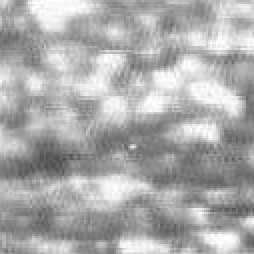
%> input picture data/1.bmp, 127 x 127 px (shown 2 times larger)
$ octave --eval "result = hbmlcmfunc(imread('../data/1.bmp'));"   (GNU Octave 9; MATLAB toolbox functions it lacks are replaced by stand-ins)
%> lines starting %> are read from the running program, lines starting %| are printed output that depends on the picture
% High-Boost-Based Multiscale Local Contrast Measure for Infrared Small Target Detection
% 1 ????????????,????
% 2 ?????????????
% 3 ????,??????????????????
function re = hbmlcmfunc(img)
img = double(img);
op = fspecial('average', 9); % improved high boost filter ??????????
Im = imfilter(double(img), op, 'symmetric');
Ihp = img - Im;
Ihp(Ihp<0) = 0;
ihbf = img.*Ihp;
%% scae 3
d3 = subfunc(ihbf, 3);
%% scae 5
d5 = subfunc(ihbf, 5);
%% scae 7
d7 = subfunc(ihbf, 7);
%% scae 9
d9 = subfunc(ihbf, 9);
%%
out = cat(3, d3, d5, d7, d9);
dmin = min(abs(out), [], 3);
dmax = max(abs(out), [], 3);
re = (dmax - dmin).^2;
end
function d = subfunc(ihbf, len)
top = ones(len)/(len*len) ;
r = floor(len/2);
bop = ones(15); % the size of the external window is fixed and it is set to 15 × 15 pixels in experiments
bop(8-r:8+r, 8-r:8+r) = 0;
bop = bop/sum(bop(:));
mt = imfilter(double(ihbf), top, 'symmetric');
mb =  imfilter(double(ihbf), bop, 'symmetric');
d = mt - mb;
end
%> call 2 of subfunc, with len = 5
%> in subfunc (call 2), `d = mt - mb;`:
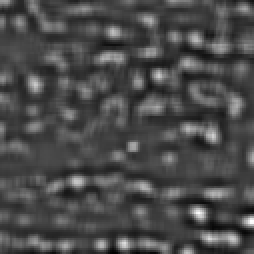
%> d: size 127x127 double (shown 2 times larger); min -2888.5, max 6964.1, mean 0; drawn with min black and max white
%> call 4 of subfunc, with len = 9
%> in subfunc (call 4), `mt = imfilter(double(ihbf), top, 'symmetric');`:
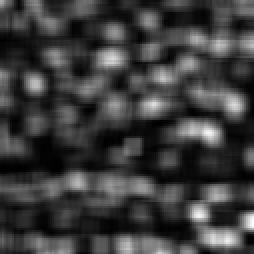
%> mt: size 127x127 double (shown 2 times larger); min 27.95, max 4424.3, mean 1082.5; drawn with min black and max white
%> in subfunc (call 4), `mb =  imfilter(double(ihbf), bop, 'symmetric');`:
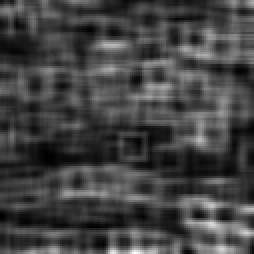
%> mb: size 127x127 double (shown 2 times larger); min 88.35, max 3848, mean 1082.5; drawn with min black and max white
%> in subfunc (call 4), `d = mt - mb;`:
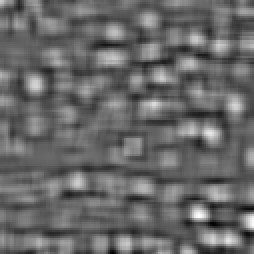
%> d: size 127x127 double (shown 2 times larger); min -2744.7, max 3962.6, mean 0; drawn with min black and max white
%> in hbmlcmfunc, `out = cat(3, d3, d5, d7, d9);`:
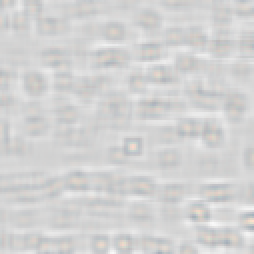
%> out: size 127x127x4 double (shown 2 times larger); mean R, G, B, A 0, 0, 0, 0; transparent parts drawn white
%> in hbmlcmfunc, `dmax = max(abs(out), [], 3);`:
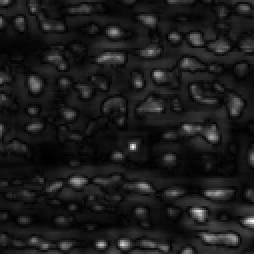
%> dmax: size 127x127 double (shown 2 times larger); min 16.76, max 9964.7, mean 1099.1; drawn with min black and max white
%> in hbmlcmfunc, `re = (dmax - dmin).^2;`:
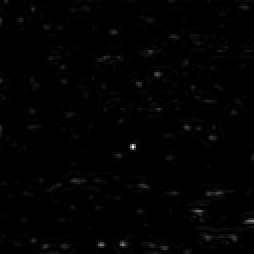
%> re: size 127x127 double (shown 2 times larger); min 40.15, max 75968407.7, mean 747478.8; drawn with min black and max white

$ run again, on data/10.bmp
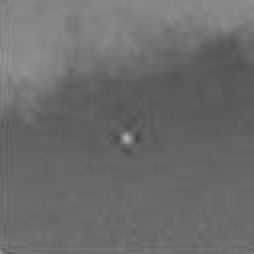
%> input picture data/10.bmp, 127 x 127 px (shown 2 times larger)
%> in hbmlcmfunc, `out = cat(3, d3, d5, d7, d9);`:
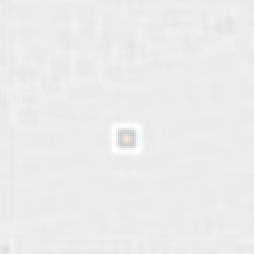
%> out: size 127x127x4 double (shown 2 times larger); mean R, G, B, A 0, 0, 0, 0; transparent parts drawn white
%> in hbmlcmfunc, `dmin = min(abs(out), [], 3);`:
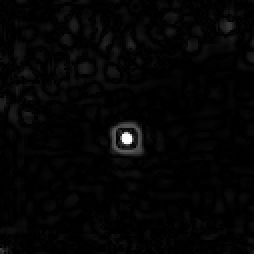
%> dmin: size 127x127 double (shown 2 times larger); min 0.00179, max 1502.3, mean 30.3; drawn with min black and max white

$ run again, on data/11.bmp
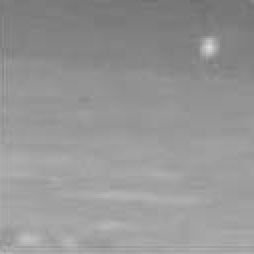
%> input picture data/11.bmp, 127 x 127 px (shown 2 times larger)
%> in hbmlcmfunc, `out = cat(3, d3, d5, d7, d9);`:
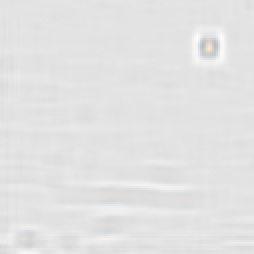
%> out: size 127x127x4 double (shown 2 times larger); mean R, G, B, A 0, 0, 0, 0; transparent parts drawn white
%> in hbmlcmfunc, `re = (dmax - dmin).^2;`:
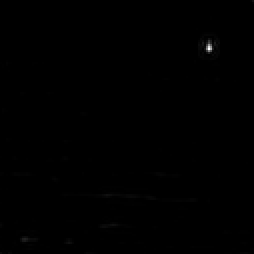
%> re: size 127x127 double (shown 2 times larger); min 1.3, max 17826342.5, mean 29821.5; drawn with min black and max white

$ run again, on data/12.bmp
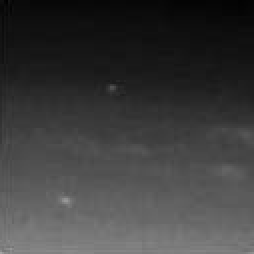
%> input picture data/12.bmp, 127 x 127 px (shown 2 times larger)
%> in hbmlcmfunc, `dmax = max(abs(out), [], 3);`:
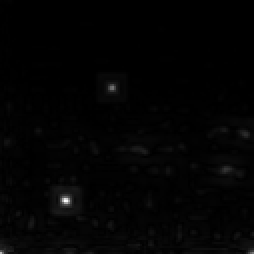
%> dmax: size 127x127 double (shown 2 times larger); min 0.194, max 4004.1, mean 56.8; drawn with min black and max white
